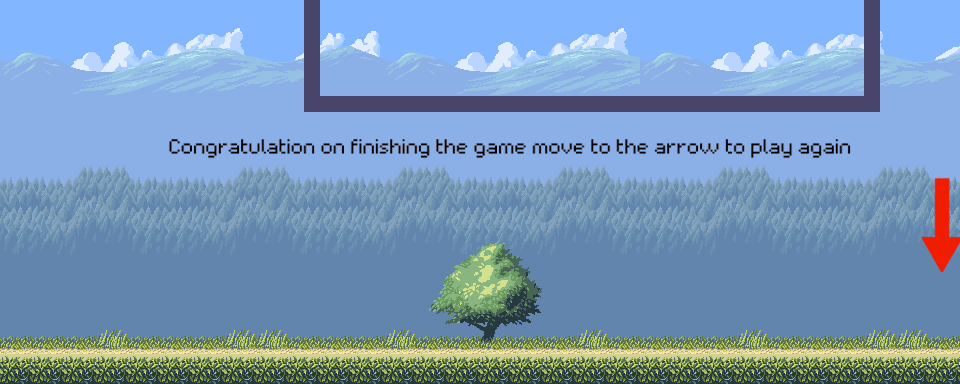

A 2D game scene composited from a Tiled map and its tileset images. What follows is a short description and the map's XML, with each tile layer's data collapsed to a summary:
An orthogonal 60x24 tile map with 16x16 px tiles, 5 tile layers (background, forset, grass, platform, ...), 10 tilesets and 21 objects (13x crate, enemy, spikes, coin).

<map version="1.10" tiledversion="1.11.0" orientation="orthogonal" renderorder="right-down" width="60" height="24" tilewidth="16" tileheight="16" infinite="0" nextlayerid="11" nextobjectid="502">
 <editorsettings>
  <export target="../5.lua" format="lua" />
 </editorsettings>
 <tileset firstgid="1" name="country-platform-tiles-example" tilewidth="16" tileheight="16" tilecount="336" columns="24">
  <image source="../../assets/country-platform-files/layers/country-platform-tiles-example.png" width="384" height="224" />
 </tileset>
 <tileset firstgid="337" name="country-platform-forest" tilewidth="16" tileheight="16" tilecount="140" columns="10">
  <image source="../../assets/country-platform-files/layers/country-platform-forest.png" width="160" height="224" />
 </tileset>
 <tileset firstgid="477" name="country-platform-back" tilewidth="16" tileheight="16" tilecount="336" columns="24">
  <image source="../../assets/country-platform-files/layers/country-platform-back.png" width="384" height="224" />
 </tileset>
 <tileset firstgid="813" name="Metroidvania Brick Tile" tilewidth="16" tileheight="16" tilecount="126" columns="14">
  <image source="../../assets/country-platform-files/layers/Metroidvania Brick Tile.png" width="224" height="152" />
 </tileset>
 <tileset firstgid="939" name="sometimes_life_doesn_t_give_you_what_you_want___not_because_you_don_t_deserve_it___but_because_you_deserve_more.-removebg-preview" tilewidth="16" tileheight="16" tilecount="112" columns="56">
  <image source="../../assets/text/sometimes_life_doesn_t_give_you_what_you_want___not_because_you_don_t_deserve_it___but_because_you_deserve_more.-removebg-preview.png" width="900" height="40" />
 </tileset>
 <tileset firstgid="1051" name="Untitled_design-removebg-preview" tilewidth="16" tileheight="16" tilecount="112" columns="56">
  <image source="../../assets/text/Untitled_design-removebg-preview.png" width="900" height="40" />
 </tileset>
 <tileset firstgid="1163" name="level4quote" tilewidth="16" tileheight="16" tilecount="972" columns="54">
  <image source="../../assets/text/level4quote.png" width="866" height="288" />
 </tileset>
 <tileset firstgid="2135" name="princess" tilewidth="16" tileheight="16" tilecount="36" columns="6">
  <image source="../../assets/princess.png" width="100" height="100" />
 </tileset>
 <tileset firstgid="2171" name="ending" tilewidth="16" tileheight="16" tilecount="972" columns="54">
  <image source="../../assets/text/ending.png" width="866" height="288" />
 </tileset>
 <tileset firstgid="3143" name="arrow" tilewidth="16" tileheight="16" tilecount="36" columns="6">
  <image source="../../assets/arrow.png" width="100" height="100" />
 </tileset>
 <layer id="2" name="background" width="60" height="24">
  <data>[1440 cells, 1200 non-empty, 366 distinct tile ids]</data>
 </layer>
 <layer id="3" name="forset" width="60" height="24">
  <data>[1440 cells, 330 non-empty, 55 distinct tile ids]</data>
 </layer>
 <layer id="1" name="grass" width="60" height="24">
  <data>[1440 cells, 341 non-empty, 194 distinct tile ids]</data>
 </layer>
 <layer id="5" name="platform" width="60" height="24">
  <data>[1440 cells, 48 non-empty, 1 distinct tile ids]</data>
 </layer>
 <layer id="9" name="text" width="60" height="24">
  <data>[1440 cells, 168 non-empty, 168 distinct tile ids]</data>
 </layer>
 <objectgroup color="#ffff00" id="6" name="objects">
  <object id="478" name="Enemy" type="enemy" x="800" y="75.3333">
   <point />
  </object>
  <object id="479" name="Spikes" type="spikes" x="636" y="62.6667" width="64" height="32" />
  <object id="480" name="Coin" type="coin" x="535.333" y="70">
   <ellipse />
  </object>
  <object id="481" name="Crate" type="crate" x="384.667" y="23.3333" width="40" height="40" />
  <object id="486" name="Crate" type="crate" x="214.667" y="302" width="40" height="40" />
  <object id="487" name="Crate" type="crate" x="288.667" y="301.333" width="40" height="40" />
  <object id="488" name="Crate" type="crate" x="288" y="259.333" width="40" height="40" />
  <object id="489" name="Crate" type="crate" x="340" y="304.667" width="40" height="40" />
  <object id="490" name="Crate" type="crate" x="338.667" y="258" width="40" height="40" />
  <object id="491" name="Crate" type="crate" x="338.667" y="210.667" width="40" height="40" />
  <object id="496" name="Crate" type="crate" x="505.333" y="301.666" width="40" height="40" />
  <object id="497" name="Crate" type="crate" x="431.333" y="300.999" width="40" height="40" />
  <object id="498" name="Crate" type="crate" x="431.999" y="258.999" width="40" height="40" />
  <object id="499" name="Crate" type="crate" x="384" y="302.333" width="40" height="40" />
  <object id="500" name="Crate" type="crate" x="385.333" y="255.666" width="40" height="40" />
  <object id="501" name="Crate" type="crate" x="385.333" y="208.333" width="40" height="40" />
 </objectgroup>
 <objectgroup color="#00aa00" id="7" name="solid">
  <object id="39" x="2" y="344" width="957.667" height="40">
   <properties>
    <property name="collidable" type="bool" value="true" />
   </properties>
  </object>
  <object id="94" x="-11.6137" y="-5.49267" width="14.5603" height="349.651">
   <properties>
    <property name="collidable" type="bool" value="true" />
   </properties>
  </object>
  <object id="482" x="303.72" y="-0.158833" width="17.227" height="111.984">
   <properties>
    <property name="collidable" type="bool" value="true" />
   </properties>
  </object>
  <object id="484" x="861.387" y="0.674667" width="17.227" height="111.984">
   <properties>
    <property name="collidable" type="bool" value="true" />
   </properties>
  </object>
  <object id="485" x="320.886" y="97.8413" width="539.394" height="13.8173">
   <properties>
    <property name="collidable" type="bool" value="true" />
   </properties>
  </object>
 </objectgroup>
</map>
